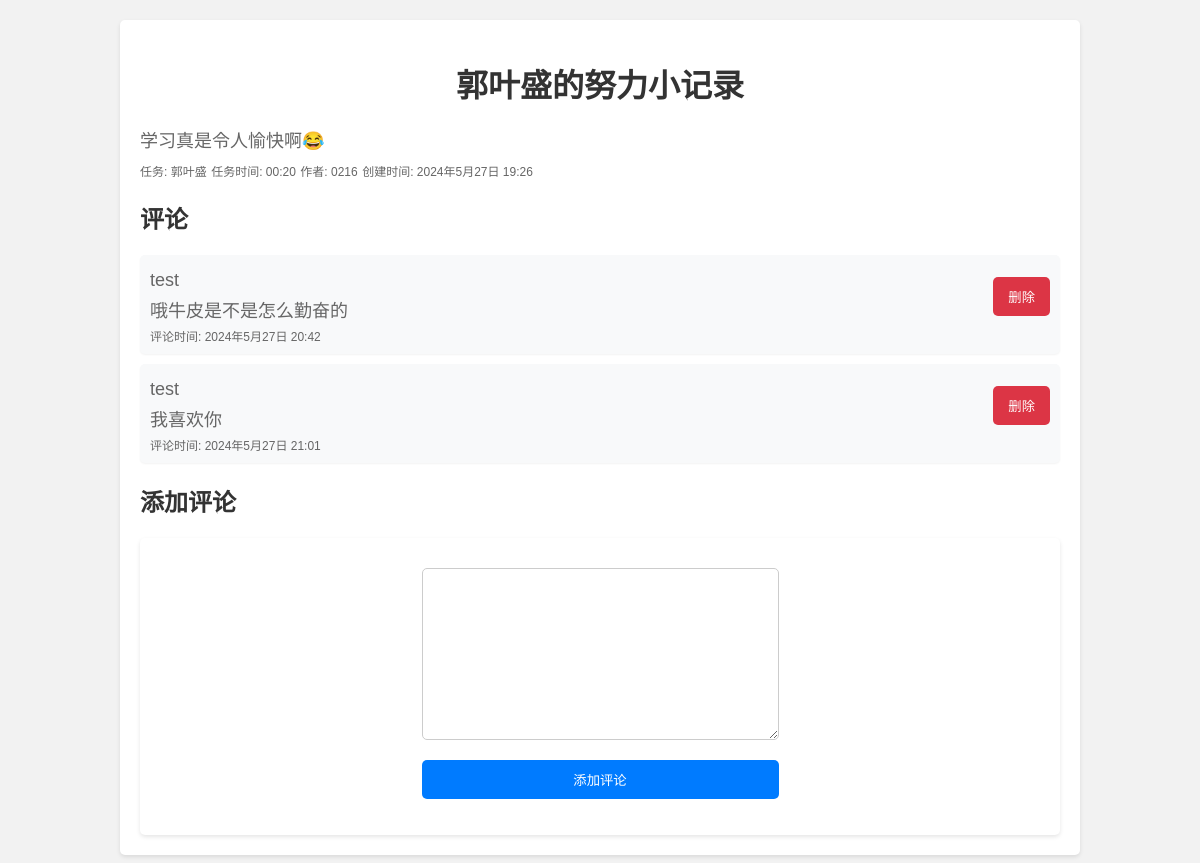
Before: /post/21/ (signed in) with the older database file.
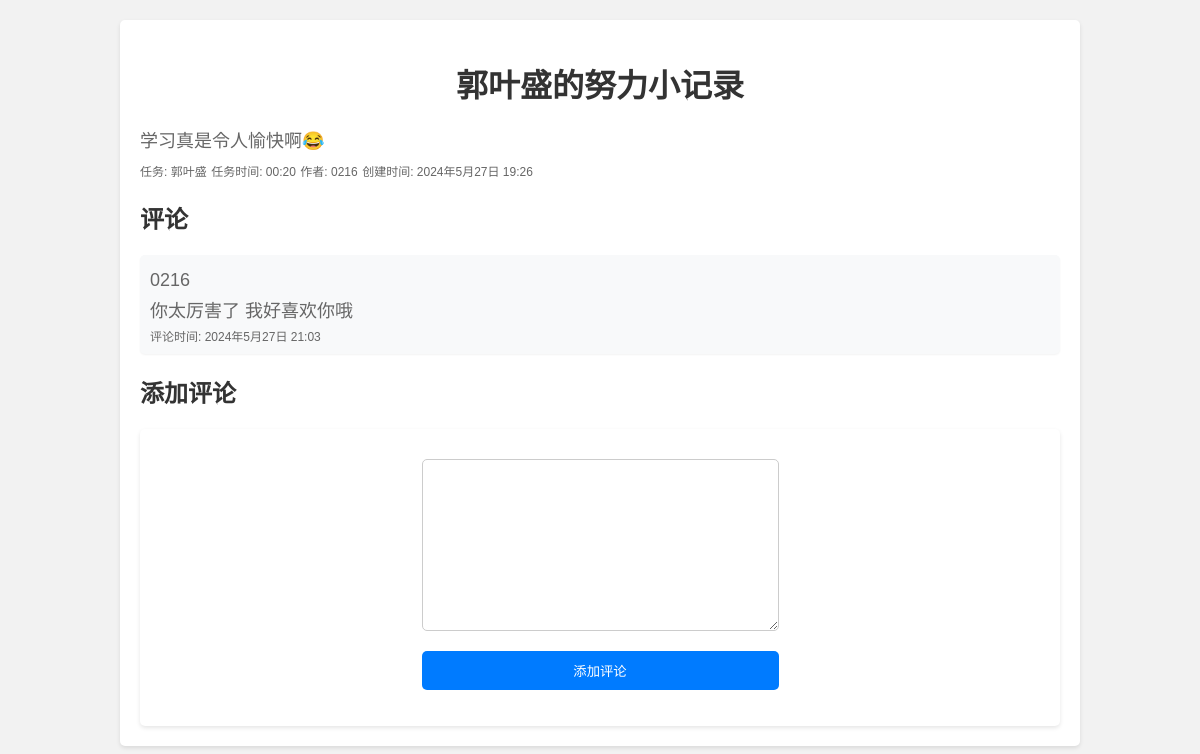
After: the same page with the newer database file.
### community/models.py (models this page shows, shortened)
class Comment(models.Model):
    post = models.ForeignKey(Post, related_name='comments', on_delete=models.CASCADE)
    author = models.ForeignKey(User, on_delete=models.CASCADE)
    content = models.TextField()
    created_at = models.DateTimeField(auto_now_add=True)
    class Meta:
        db_table = 'comment_tb'
        verbose_name = '评论'
        verbose_name_plural = verbose_name

### community/views.py (the view)
# urls.py: path('post/<int:post_id>/', views.post_detail, name='post_detail'),  # 添加帖子详细页面的URL模式
@login_required
def post_detail(request, post_id):
    post = get_object_or_404(Post, id=post_id)
    comments = post.comments.all()
    if request.method == 'POST':
        form = CommentForm(request.POST)
        if form.is_valid():
            comment = form.save(commit=False)
            comment.post = post
            comment.author = request.user
            comment.save()
            return redirect('post_detail', post_id=post.id)
    else:
        form = CommentForm()
    return render(request, 'community/post_detail.html', {'post': post, 'comments': comments, 'form': form})

### community/forms.py
class CommentForm(forms.ModelForm):
    class Meta:
        model = Comment
        fields = ['content']
        labels = {
            'content': ''
        }

### community/templates/community/post_detail.html (shortened to what this page needs)
{% load static %}
{% load filters %}
<link rel="stylesheet" href="{% static 'community/post_detail_style.css' %}">
{% block content %}
  <div class="post-detail">
    <h1>{{ post.title }}</h1>
    <p>{{ post.content }}</p>
    <p1>任务: {{ post.task }}</p1>
    <p1>任务时间: {{ post.task_time }}</p1>
    <p1>作者: {{ post.author.username }}</p1>
    <p1>创建时间: {{ post.created_at }}</p1>
    <h2>评论</h2>
    <ul class="comment-list">
      {% for comment in comments %}
        <li class="comment">
            <div>
                <p>{{ comment.author.username }}</p>
                <p>{{ comment.content }}</p>
              <p1 class="comment-time">评论时间: {{ comment.created_at }}</p1>
            </div>
              {% if user.is_authenticated and user == comment.author %}
                <form method="post" action="{% url 'delete_comment' post.id comment.id %}">
                  <button type="submit" class="red-button">删除</button>
                </form>
              {% endif %}
        </li>
      {% endfor %}
    </ul>
    <h2>添加评论</h2>
    <div class="comment-form">
      <form method="post">
        {{ form.as_p }}
        <button type="submit">添加评论</button>
      </form>
    </div>
  </div>
{% endblock %}

Changed rows visible on the page:
removed Comment: author.username "test", content "哦牛皮是不是怎么勤奋的", created_at "2024年5月27日 20:42", shows "删除"
no longer on this page (row edited): Comment: author.username "test", content "我喜欢你", created_at "2024年5月27日 21:01", shows "删除"
added Comment: author.username "0216", content "你太厉害了 我好喜欢你哦", created_at "2024年5月27日 21:03"
